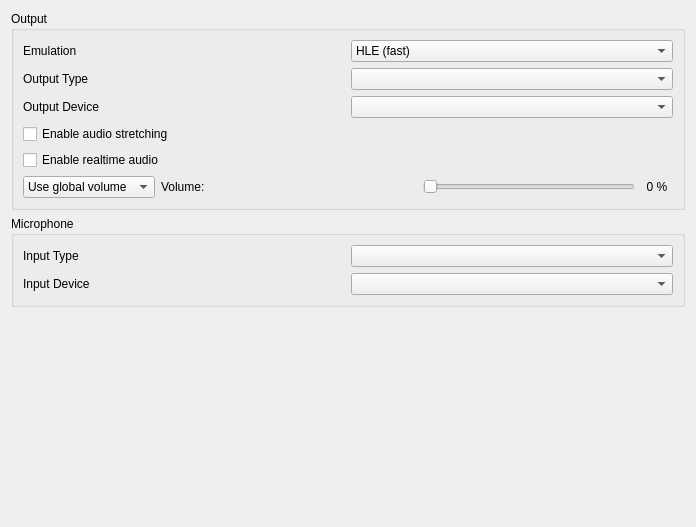
<?xml version="1.0" encoding="UTF-8"?>
<ui version="4.0">
 <class>ConfigureAudio</class>
 <widget class="QWidget" name="ConfigureAudio">
  <property name="geometry">
   <rect>
    <x>0</x>
    <y>0</y>
    <width>696</width>
    <height>527</height>
   </rect>
  </property>
  <layout class="QVBoxLayout">
   <item>
    <widget class="QGroupBox" name="groupBox">
     <property name="title">
      <string>Output</string>
     </property>
     <layout class="QVBoxLayout">
      <item>
      <widget class="QWidget" name="widget_emulation" native="true">
        <layout class="QHBoxLayout" name="horizontalLayout_emulation">
            <property name="leftMargin">
            <number>0</number>
            </property>
            <property name="topMargin">
            <number>0</number>
            </property>
            <property name="rightMargin">
            <number>0</number>
            </property>
            <property name="bottomMargin">
            <number>0</number>
            </property>
            <item>
            <widget class="QLabel" name="label_emulation">
            <property name="text">
            <string>Emulation</string>
            </property>
            </widget>
            </item>
            <item>
            <widget class="QComboBox" name="emulation_combo_box">
            <item>
            <property name="text">
                <string>HLE (fast)</string>
            </property>
            </item>
            <item>
            <property name="text">
                <string>LLE (accurate)</string>
            </property>
            </item>
            <item>
            <property name="text">
                <string>LLE multi-core</string>
            </property>
            </item>
            </widget>
            </item>
        </layout>
       </widget>
      </item>
      <item>
       <layout class="QGridLayout" name="output_layout" columnstretch="1,1">
        <item row="0" column="0">
         <widget class="QLabel" name="output_type_label">
          <property name="text">
           <string>Output Type</string>
          </property>
         </widget>
        </item>
        <item row="0" column="1">
         <widget class="QComboBox" name="output_type_combo_box"/>
        </item>
        <item row="1" column="0">
         <widget class="QLabel" name="output_device_label">
          <property name="text">
           <string>Output Device</string>
          </property>
         </widget>
        </item>
        <item row="1" column="1">
         <widget class="QComboBox" name="output_device_combo_box"/>
        </item>
       </layout>
      </item>
      <item>
       <widget class="QCheckBox" name="toggle_audio_stretching">
        <property name="toolTip">
         <string>This post-processing effect adjusts audio speed to match emulation speed and helps prevent audio stutter. This however increases audio latency.</string>
        </property>
        <property name="text">
         <string>Enable audio stretching</string>
        </property>
       </widget>
      </item>
      <item>
       <widget class="QCheckBox" name="toggle_realtime_audio">
        <property name="toolTip">
         <string>Scales audio playback speed to account for drops in emulation framerate. This means that audio will play at full speed even while the application framerate is low. May cause audio desync issues.</string>
        </property>
        <property name="text">
         <string>Enable realtime audio</string>
        </property>
       </widget>
      </item>
      <item>
       <widget class="QWidget" name="volume_layout" native="true">
        <layout class="QHBoxLayout" name="horizontalLayout_2">
         <property name="leftMargin">
          <number>0</number>
         </property>
         <property name="topMargin">
          <number>0</number>
         </property>
         <property name="rightMargin">
          <number>0</number>
         </property>
         <property name="bottomMargin">
          <number>0</number>
         </property>
         <item>
          <widget class="QComboBox" name="volume_combo_box">
           <item>
            <property name="text">
             <string>Use global volume</string>
            </property>
           </item>
           <item>
            <property name="text">
             <string>Set volume:</string>
            </property>
           </item>
          </widget>
         </item>
         <item>
          <widget class="QLabel" name="volume_label">
           <property name="text">
            <string>Volume:</string>
           </property>
          </widget>
         </item>
         <item>
          <spacer name="horizontalSpacer">
           <property name="orientation">
            <enum>Qt::Horizontal</enum>
           </property>
           <property name="sizeHint" stdset="0">
            <size>
             <width>30</width>
             <height>20</height>
            </size>
           </property>
          </spacer>
         </item>
         <item>
          <widget class="QSlider" name="volume_slider">
           <property name="sizePolicy">
            <sizepolicy hsizetype="Expanding" vsizetype="Fixed">
             <horstretch>0</horstretch>
             <verstretch>0</verstretch>
            </sizepolicy>
           </property>
           <property name="maximum">
            <number>100</number>
           </property>
           <property name="pageStep">
            <number>5</number>
           </property>
           <property name="orientation">
            <enum>Qt::Horizontal</enum>
           </property>
          </widget>
         </item>
         <item>
          <widget class="QLabel" name="volume_indicator">
           <property name="minimumSize">
            <size>
             <width>32</width>
             <height>0</height>
            </size>
           </property>
           <property name="text">
            <string>0 %</string>
           </property>
           <property name="alignment">
            <set>Qt::AlignCenter</set>
           </property>
          </widget>
         </item>
        </layout>
       </widget>
      </item>
     </layout>
    </widget>
   </item>
   <item>
    <widget class="QGroupBox" name="input_layout">
     <property name="title">
      <string>Microphone</string>
     </property>
     <layout class="QGridLayout" name="input_inner_layout" columnstretch="1,1">
      <item row="0" column="0">
       <widget class="QLabel" name="input_type_label">
        <property name="text">
         <string>Input Type</string>
        </property>
       </widget>
      </item>
      <item row="0" column="1">
       <widget class="QComboBox" name="input_type_combo_box"/>
      </item>
      <item row="1" column="0">
       <widget class="QLabel" name="input_device_label">
        <property name="text">
         <string>Input Device</string>
        </property>
       </widget>
      </item>
      <item row="1" column="1">
       <widget class="QComboBox" name="input_device_combo_box"/>
      </item>
     </layout>
    </widget>
   </item>
   <item>
    <spacer>
     <property name="orientation">
      <enum>Qt::Vertical</enum>
     </property>
     <property name="sizeHint" stdset="0">
      <size>
       <width>167</width>
       <height>55</height>
      </size>
     </property>
    </spacer>
   </item>
  </layout>
 </widget>
 <tabstops>
  <tabstop>emulation_combo_box</tabstop>
  <tabstop>toggle_audio_stretching</tabstop>
  <tabstop>volume_slider</tabstop>
  <tabstop>output_type_combo_box</tabstop>
  <tabstop>output_device_combo_box</tabstop>
  <tabstop>input_type_combo_box</tabstop>
  <tabstop>input_device_combo_box</tabstop>
 </tabstops>
 <resources/>
 <connections/>
</ui>
